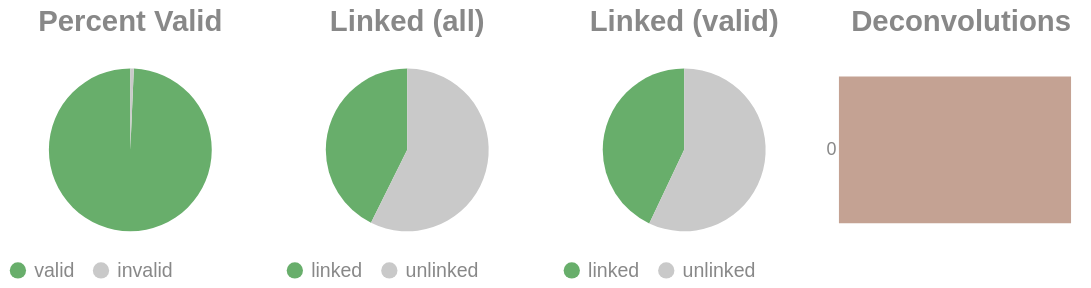

Notebook cell for this chart:
### Code cell
if SKIPLR:
    pass
else:
    clash = Counter()
    for i in valids['molecule'].to_list():
        _mol = i.split("-")
        if len(_mol) == 1:
            clash.update('0')
        else:
            clash.update(_mol[-1])

    _d = {"deconvolutions": [], 'count': []}
    for k,v in clash.items():
        _d['deconvolutions'].append(k)
        _d['count'].append(v)

    tot_valid = valids['reads'].sum()
    mask = valids['reads'] >= 2
    n_linked_reads = valids.filter(mask)['reads'].sum()
    if n_linked_reads == 0:
        print_html("No linked molecules (>=2 reads) were detected; skipping linked-only distributions.")
        SKIPLR = True
    else:
        perc_valid = round(tot_valid / n_reads, 4)
        linked_perc_abs = round(n_linked_reads / n_reads, 4)
        linked_perc = round(n_linked_reads / tot_valid, 4)

    _valid = pl.DataFrame({"valids": ['valid', 'invalid'], "count": [tot_valid, n_reads - tot_valid]})
    _linked_abs = pl.DataFrame({"linked (absolute)": ['linked', 'unlinked'], "count": [n_linked_reads, n_reads - n_linked_reads]})
    _linked_rel = pl.DataFrame({"linked (valids)": ['linked', 'unlinked'], "count": [n_linked_reads, tot_valid - n_linked_reads]})

    (
        alt.hconcat(
            piechart(_valid, goodval = 'valid', title = "Percent Valid"),
            piechart(_linked_abs, goodval = "linked", title =  "Linked (all)"),
            piechart(_linked_rel, goodval = "linked", title =  "Linked (valid)"),
            convolutionbar(pl.DataFrame(_d), title = "Deconvolutions"),
            center = True,
            bounds = 'flush'
        )
        .resolve_scale(color='independent')
        .resolve_legend('independent')
        .properties(usermeta={'embedOptions': {"actions": False}})
    ).display()

### Figure 1 — Vega-Lite specification as saved in the notebook (floating-point values rounded to 4 significant figures)
{"width": "container", "height": 400, "config": {"title": {"anchor": "start", "dy": -15, "fontSize": 18, "color": "#888888", "subtitleColor": "#888888", "subtitleFontSize": 14}, "arc": {"fill": "#0072B2"}, "axis": {"domainColor": "#888888", "domainWidth": 0.5, "gridWidth": 0.2, "grid": false, "titleFontWeight": 400, "titleFontSize": 15, "labelFontSize": 11, "labelColor": "#888888", "tickColor": "#888888", "tickWidth": 0.2, "titleColor": "#888888"}, "axisBand": {"grid": false}, "axisX": {"grid": true, "tickSize": 10, "domainCap": "round"}, "axisY": {"domain": false, "grid": true, "tickSize": 0, "domainCap": "round"}, "background": "transparent", "header": {"labelFontSize": 15, "labelColor": "#888888", "titleFontSize": 15, "titleFontWeight": 600, "titleColor": "#888888"}, "legend": {"labelFont": "sans-serif", "labelFontSize": 12, "labelColor": "#888888", "symbolSize": 100, "symbolType": "circle", "titleFontSize": 12, "titlePadding": 10, "titleColor": "#888888", "title": null}, "range": {"category": ["#E69F00", "#56B4E9", "#009E73", "#F0E442", "#0072B2", "#D55E00", "#CC79A7", "#000000"], "diverging": ["#cfe8f3", "#a2d4ec", "#73bfe2", "#46abdb", "#1696d2", "#12719e"]}, "area": {"fill": "#0072B2", "fillOpacity": 0.7, "line": true, "strokeOpacity": 0.7}, "line": {"color": "#0072B2", "stroke": "#0072B2", "strokeWidth": 2}, "trail": {"color": "#0072B2", "stroke": "#0072B2", "strokeWidth": 0, "size": 1}, "point": {"filled": true, "fillOpacity": 1.0, "size": 95}, "text": {"color": "#888888", "fontSize": 11, "align": "right", "fontWeight": 400, "size": 11}, "bar": {"fill": "#0072B2", "stroke": null}, "view": {"stroke": null, "continuousWidth": 660, "continuousHeight": 400}}, "hconcat": [{"data": {"name": "data-a73ecd7171227681498c9597886d523d"}, "mark": {"type": "arc"}, "encoding": {"color": {"field": "valids", "legend": {"orient": "bottom", "title": null}, "scale": {"domain": ["valid", "invalid"], "range": ["#68ae6b", "#C9C9C9"]}, "title": "Valids", "type": "nominal"}, "theta": {"field": "count", "type": "quantitative"}, "tooltip": [{"field": "valids", "title": "Valids", "type": "ordinal"}, {"field": "percent", "format": ".2%", "title": "Percent", "type": "quantitative"}, {"field": "count", "title": "Count", "type": "quantitative"}]}, "height": 100, "title": {"text": "Percent Valid", "align": "center", "anchor": "middle"}, "transform": [{"calculate": "datum.count / 11694731", "as": "percent"}], "width": 150}, {"data": {"name": "data-794a5e5adccde69ec47d6d750af04cb1"}, "mark": {"type": "arc"}, "encoding": {"color": {"field": "linked (absolute)", "legend": {"orient": "bottom", "title": null}, "scale": {"domain": ["linked", "unlinked"], "range": ["#68ae6b", "#C9C9C9"]}, "title": "Linked (Absolute)", "type": "nominal"}, "theta": {"field": "count", "type": "quantitative"}, "tooltip": [{"field": "linked (absolute)", "title": "Linked (Absolute)", "type": "ordinal"}, {"field": "percent", "format": ".2%", "title": "Percent", "type": "quantitative"}, {"field": "count", "title": "Count", "type": "quantitative"}]}, "height": 100, "title": {"text": "Linked (all)", "align": "center", "anchor": "middle"}, "transform": [{"calculate": "datum.count / 11694731", "as": "percent"}], "width": 150}, {"data": {"name": "data-ec89b4d2c8c5338e1bbc44daf272ef4f"}, "mark": {"type": "arc"}, "encoding": {"color": {"field": "linked (valids)", "legend": {"orient": "bottom", "title": null}, "scale": {"domain": ["linked", "unlinked"], "range": ["#68ae6b", "#C9C9C9"]}, "title": "Linked (Valids)", "type": "nominal"}, "theta": {"field": "count", "type": "quantitative"}, "tooltip": [{"field": "linked (valids)", "title": "Linked (Valids)", "type": "ordinal"}, {"field": "percent", "format": ".2%", "title": "Percent", "type": "quantitative"}, {"field": "count", "title": "Count", "type": "quantitative"}]}, "height": 100, "title": {"text": "Linked (valid)", "align": "center", "anchor": "middle"}, "transform": [{"calculate": "datum.count / 11614383", "as": "percent"}], "width": 150}, {"data": {"name": "data-a85e1a774923765aad7b44e4158c16fd"}, "mark": {"type": "bar"}, "encoding": {"color": {"field": "deconvolutions", "legend": null, "scale": {"scheme": "lightgreyred"}, "type": "nominal"}, "tooltip": [{"field": "deconvolutions", "title": "Deconvolutions", "type": "ordinal"}, {"field": "percent", "format": ".2%", "title": "Percent", "type": "quantitative"}, {"field": "count", "title": "Count", "type": "quantitative"}], "x": {"axis": null, "field": "count", "type": "quantitative"}, "y": {"field": "deconvolutions", "sort": "ascending", "title": null, "type": "nominal"}}, "height": 100, "title": {"text": "Deconvolutions", "align": "center", "anchor": "middle"}, "transform": [{"calculate": "datum.count / 8549256", "as": "percent"}], "width": 150}], "bounds": "flush", "center": true, "resolve": {"legend": {"angle": "independent"}, "scale": {"color": "independent"}}, "usermeta": {"embedOptions": {"actions": false}}, "$schema": "https://vega.github.io/schema/vega-lite/v6.1.0.json", "datasets": {"data-a73ecd7171227681498c9597886d523d": [{"valids": "valid", "count": 11614383}, {"valids": "invalid", "count": 80348}], "data-794a5e5adccde69ec47d6d750af04cb1": [{"linked (absolute)": "linked", "count": 4988498}, {"linked (absolute)": "unlinked", "count": 6706233}], "data-ec89b4d2c8c5338e1bbc44daf272ef4f": [{"linked (valids)": "linked", "count": 4988498}, {"linked (valids)": "unlinked", "count": 6625885}], "data-a85e1a774923765aad7b44e4158c16fd": [{"deconvolutions": "0", "count": 8549256}]}}
